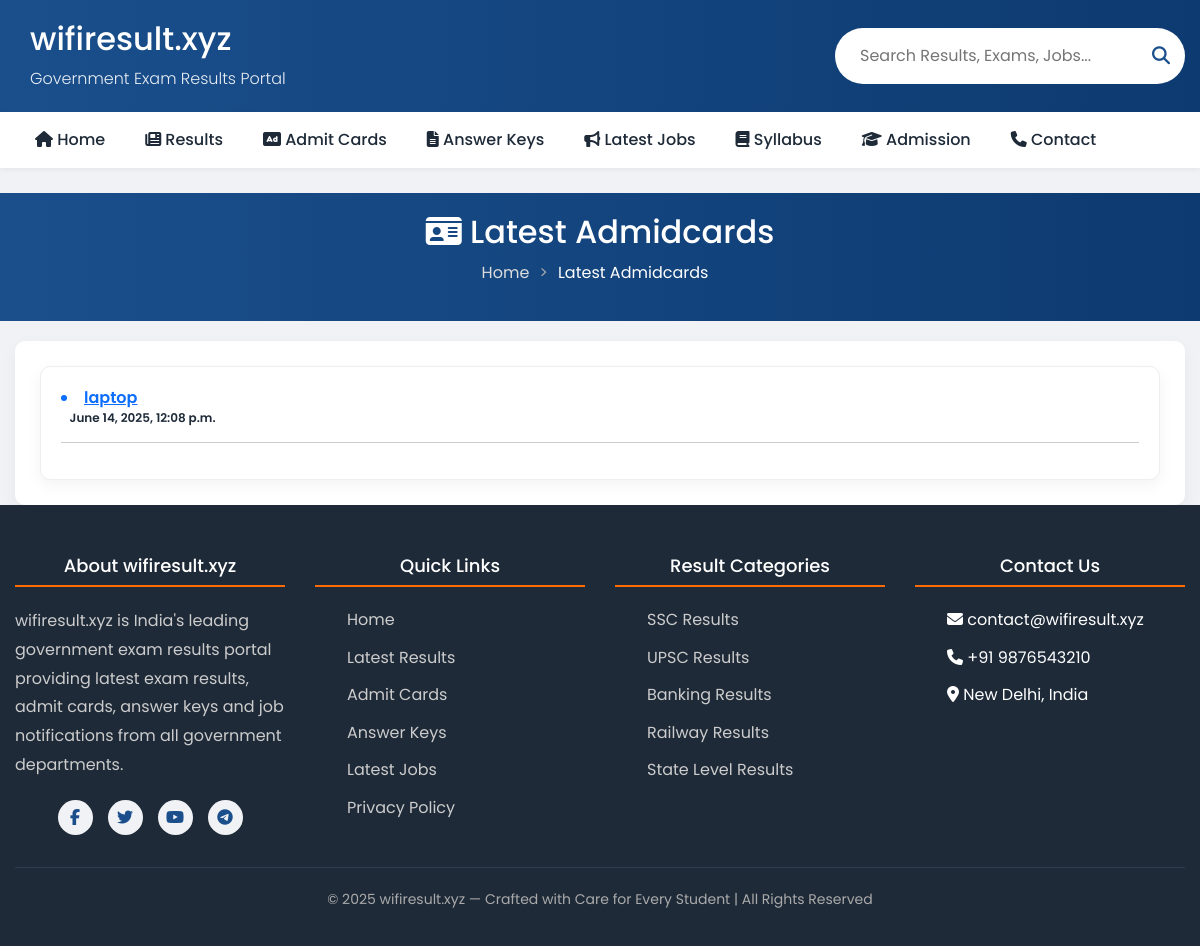
/admitcard/, run on an earlier commit of the app's database.
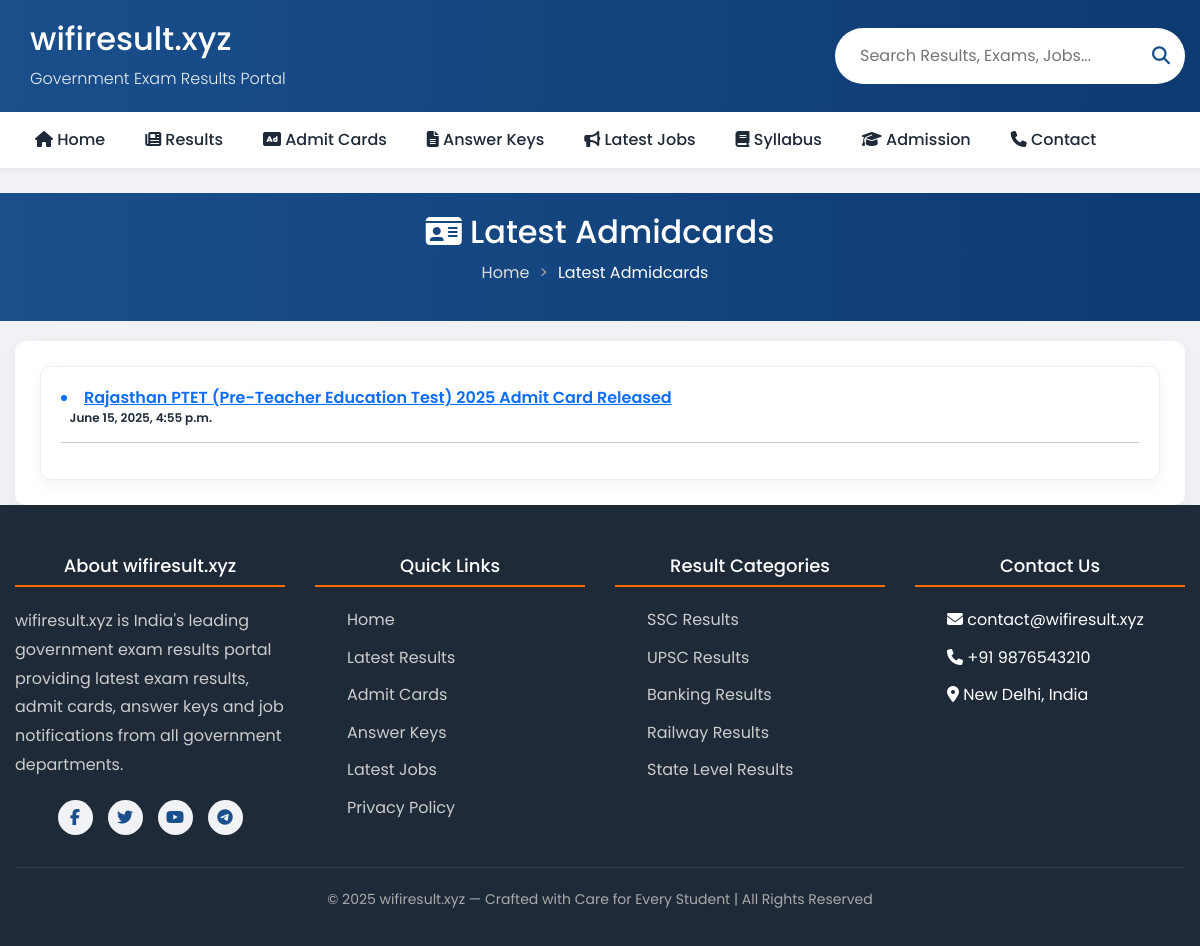
And on a later commit of the database.
### wifiapp1/models.py (models this page shows, shortened)
class Admitcard(models.Model):
    title = models.CharField(max_length=400, blank=True, null=True)
    description = models.TextField(max_length=300, blank=True, null=True)
    keywords = models.TextField(max_length=300,blank=True, null=True)
    image = models.ImageField(upload_to='og_images/', blank=True, null=True, help_text="Open Graph image for social sharing")
    image_alt = models.CharField(max_length=255,blank=True,null=True,help_text="Alternate text for OG Image (used in og:image:alt)")
    updated_at = models.DateTimeField(auto_now=True)  # automatic on update
    post_date = models.CharField(max_length=100,blank=True, null=True)
    vacancy_info = RichTextField(blank=True, null=True)
    online_application_date= models.CharField(max_length=400,blank=True, null=True)
    online_last_date = models.CharField(max_length=100,blank=True, null=True)
    receipt_of_application = models.CharField(max_length=100,blank=True, null=True)
    last_date_fee = models.CharField(max_length=100,blank=True, null=True)
    correction_date = models.CharField(max_length=100,blank=True, null=True)
    exam_date = models.CharField(max_length=100,blank=True, null=True)
    exam_date1 = models.CharField(max_length=100,blank=True, null=True)
    exam_date2 = models.CharField(max_length=100,blank=True, null=True)
    exam_date3 = models.CharField(max_length=100,blank=True, null=True)
    admit_card_available = models.CharField(max_length=100,blank=True, null=True)
    answerkey_available_date = models.CharField(max_length=100,blank=True, null=True)
    result_available = models.CharField(max_length=100,blank=True, null=True)
    final_result_available = models.CharField(max_length=100,blank=True, null=True)
    applecation_fee= RichTextField(blank=True, null=True)
    vacancy_details = RichTextField(blank=True, null=True)
    eligibility_criteria=RichTextField(blank=True, null=True)
    selection_process= RichTextField(blank=True, null=True)
    important_information= RichTextField(blank=True, null=True)
    how_to_apply= RichTextField(blank=True, null=True)
    apply_online_link=models.URLField(blank=True, null=True)
    admitcard_link=models.URLField(blank=True, null=True)
    answerkeyI_link=models.URLField(blank=True, null=True)
    answerkeyII_link=models.URLField(blank=True, null=True)
    result_link=models.URLField(blank=True, null=True)
    resultI_link=models.URLField(blank=True, null=True)
    resultII_link=models.URLField(blank=True, null=True)
    result_final_link=models.URLField(blank=True, null=True)
    notification_link=models.URLField(blank=True, null=True)
    officialwebsite_link=models.URLField(blank=True, null=True)
    slug=models.SlugField(unique=True, blank=True)
    active = models.BooleanField(default=True)
    status = models.CharField(max_length=100, choices=STATUS_CHOICES, default='public')

### wifiapp1/views.py (the view)
# urls.py: path('admitcard/', views.admitcards, name='admitcards'),
def admitcards(request):
    admitcards=Admitcard.objects.all()
    return render(request, 'mainfile/admitcards.html', {'admitcards': admitcards})

### templates/mainfile/admitcards.html (shortened to what this page needs)
{% extends "basefile/base.html" %}
{% load static %}
{% block seo %}
    <link rel="stylesheet" href="https://cdnjs.cloudflare.com/ajax/libs/font-awesome/6.4.0/css/all.min.css">
    <link rel="stylesheet" href="{% static 'css/base.css' %}">
{% endblock seo %}
{% block body %}
    <section class="page-header">
        <div class="container">
            <h1 style="font-size:2rem;"> <i class="fas fa-id-card"></i> Latest Admidcards</h1>
            <ul class="breadcrumb">
                <li><a href="/">Home</a></li>
                <li>Latest Admidcards</li>
            </ul>
        </div>
    </section>
    <main class="container">
        <div class="results-layout">
            <section class="results-section">
                    <div class="result-card">
                        <div class="result-content">
                            {% for admitcard in admitcards reversed %}
                            <h3 class="result-title"> <a href="{{admitcard.slug}}" target="_blank"> <li class="fs-6">  {{ admitcard.title }}</li>
                             </a>   &nbsp;&nbsp;  <span class="result-date">{{admitcard.updated_at}}</span></h3><hr>
{% endfor %}
                        </div>
            </section>
        </div>
    </main>
{% endblock body %}

What changed in the data, as far as the page shows it:
changed Admitcard: title "laptop" → "Rajasthan PTET (Pre-Teacher Education Test) 2025 Admit Card Released"; updated_at "June 14, 2025, 12:08 p.m." → "June 15, 2025, 4:55 p.m."
